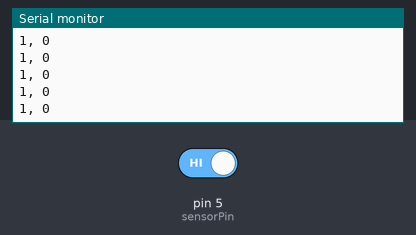
Recording of a sketch running on a simulated Arduino Uno, built with avr-gcc and run on an emulated ATmega328P. Shown: the last lines printed to the serial monitor. The test bench sets the inputs (shaded band); at power-on: pin 5 (sensorPin) HIGH.

Above: at 1.2 s.
1.3 s: pin 5 (sensorPin) driven LOW
At 2.0 s:
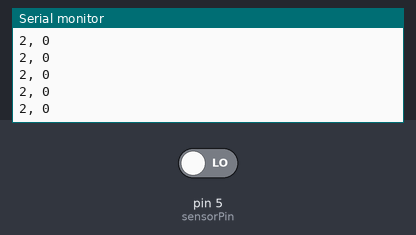
4.3 s: pin 5 (sensorPin) driven HIGH
At 4.9 s:
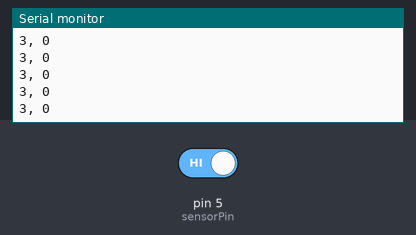
Timing chart, 0 to 7.3 s (numbered marks = the images above; inputs shaded):
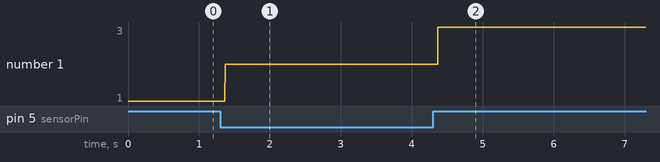

The sketch:

Incremental_Encoder.ino
```cpp
// (licence header left out)
const int sensorPin = 5; // define input pin for sensor (LDR, Break beam, Hall effect...).
int currentState = 0;  //define current state of the sensor pin. 1-Unbroken, 0-Broken.
int lastState = 0;   //define last state change of the sensor pin.
int steps = 0;      // The number of steps the encoder has rotated. A step is a 1 or a 0.
const int stepsPerRot = 12;   //Total number of broken-unbroken changes in one rotation. If you change the number of steps on your encoder, adjust this.
int rotations = 0;            //Count of the number of rotations.


void setup() {
  // put your setup code here, to run once:

Serial.begin(9600);   // Start communication to the serial port
pinMode(sensorPin, INPUT);   //Set the digital pin as an input
digitalWrite(sensorPin, HIGH);   //Set the internal pull-up resistor to high. If you are using a pull-up resistor in circuit this isn't needed.
}

void loop() {
  // put your main code here, to run repeatedly:

currentState = digitalRead(sensorPin);   //Set the current state to the current value read from the digital pin

/*
 * This If statement compares the current state of the sensor pin that was just read to the last state that
 * was read from the sensor. If these states are the same, then the encoder is probably on the same step.
 * If the state has changed between readings, then the encoder has transistioned to the next step. Inside the
 * If statement, it adds 1 to the steps variable which is keeping track of the number of state changes there
 * has been. This is the section that is incrementing forward as the encoder turns.
 */
if (currentState != lastState) {
steps = steps + 1;
}

lastState = currentState;  //This sets the last state equal to the current state.

/*
 * This If statement keeps track of the number of steps the encoder has turned. If steps is greater than the
 * total number of steps in one rotation of the encoder, then the rotations variable is incremented by one.
 * The steps variable is also reset to zero.
 */

if (steps > stepsPerRot) {
  rotations = rotations + 1;
  steps = 0;
}

//This prints out the number of steps and rotaitons
Serial.print(steps);
Serial.print(", ");
Serial.println(rotations);

//To test out this code and your encoder, you might want to rotate it slowly by hand before using the motor to control the postion.

}
```

Measured:
- after the input at 1.3 s, the serial monitor: prints a new line after 0.07 s (image 1)
- after the input at 4.3 s, the serial monitor: prints a new line after 0.07 s (image 2)
- plotted number 1: 1 → 2 after the input at 1.3 s, 2 → 3 after the input at 4.3 s
